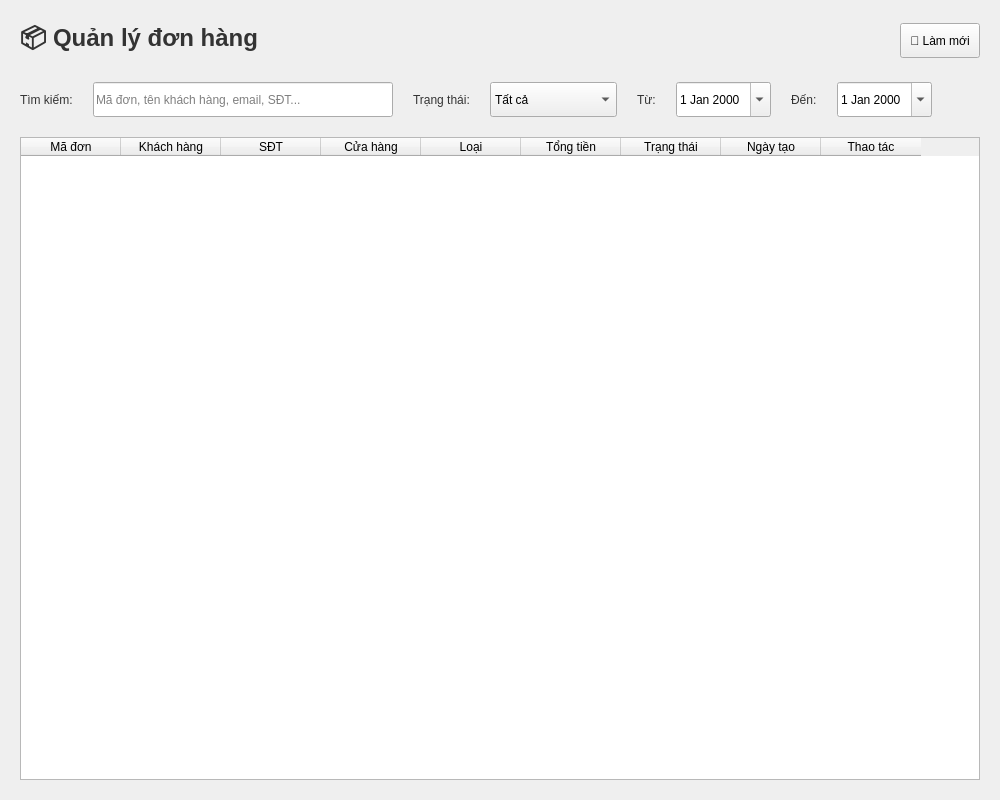
<?xml version="1.0" encoding="UTF-8"?>
<ui version="4.0">
 <class>AdminOrdersWidget</class>
 <widget class="QWidget" name="AdminOrdersWidget">
  <property name="geometry">
   <rect>
    <x>0</x>
    <y>0</y>
    <width>1000</width>
    <height>800</height>
   </rect>
  </property>
  <property name="windowTitle">
   <string>Quản lý đơn hàng</string>
  </property>
  <layout class="QVBoxLayout" name="mainLayout">
   <property name="spacing">
    <number>20</number>
   </property>
   <property name="leftMargin">
    <number>20</number>
   </property>
   <property name="topMargin">
    <number>20</number>
   </property>
   <property name="rightMargin">
    <number>20</number>
   </property>
   <property name="bottomMargin">
    <number>20</number>
   </property>
   <item>
    <layout class="QHBoxLayout" name="headerLayout">
     <item>
      <widget class="QLabel" name="headerLabel">
       <property name="text">
        <string>📦 Quản lý đơn hàng</string>
       </property>
       <property name="styleSheet">
        <string>font-size: 24px; font-weight: bold; color: #333;</string>
       </property>
      </widget>
     </item>
     <item>
      <spacer name="horizontalSpacer">
       <property name="orientation">
        <enum>Qt::Horizontal</enum>
       </property>
       <property name="sizeHint" stdset="0">
        <size>
         <width>40</width>
         <height>20</height>
        </size>
       </property>
      </spacer>
     </item>
     <item>
      <widget class="QPushButton" name="refreshButton">
       <property name="text">
        <string>🔄 Làm mới</string>
       </property>
       <property name="minimumSize">
        <size>
         <width>0</width>
         <height>35</height>
        </size>
       </property>
      </widget>
     </item>
    </layout>
   </item>
   <item>
    <layout class="QHBoxLayout" name="filterLayout">
     <item>
      <widget class="QLabel" name="searchLabel">
       <property name="text">
        <string>Tìm kiếm:</string>
       </property>
       <property name="styleSheet">
        <string>color: #333;</string>
       </property>
      </widget>
     </item>
     <item>
      <widget class="QLineEdit" name="searchLineEdit">
       <property name="placeholderText">
        <string>Mã đơn, tên khách hàng, email, SĐT...</string>
       </property>
       <property name="minimumSize">
        <size>
         <width>300</width>
         <height>35</height>
        </size>
       </property>
      </widget>
     </item>
     <item>
      <widget class="QLabel" name="statusLabel">
       <property name="text">
        <string>Trạng thái:</string>
       </property>
       <property name="styleSheet">
        <string>color: #333;</string>
       </property>
      </widget>
     </item>
     <item>
      <widget class="QComboBox" name="statusComboBox">
       <property name="minimumSize">
        <size>
         <width>0</width>
         <height>35</height>
        </size>
       </property>
       <item>
        <property name="text">
         <string>Tất cả</string>
        </property>
       </item>
       <item>
        <property name="text">
         <string>⏳ Chờ xác nhận</string>
        </property>
       </item>
       <item>
        <property name="text">
         <string>✅ Đã xác nhận</string>
        </property>
       </item>
       <item>
        <property name="text">
         <string>👨‍🍳 Đang pha chế</string>
        </property>
       </item>
       <item>
        <property name="text">
         <string>📦 Sẵn sàng</string>
        </property>
       </item>
       <item>
        <property name="text">
         <string>🚚 Đang giao</string>
        </property>
       </item>
       <item>
        <property name="text">
         <string>✅ Hoàn thành</string>
        </property>
       </item>
       <item>
        <property name="text">
         <string>❌ Đã hủy</string>
        </property>
       </item>
      </widget>
     </item>
     <item>
      <widget class="QLabel" name="dateFromLabel">
       <property name="text">
        <string>Từ:</string>
       </property>
       <property name="styleSheet">
        <string>color: #333;</string>
       </property>
      </widget>
     </item>
     <item>
      <widget class="QDateEdit" name="dateFromEdit">
       <property name="calendarPopup">
        <bool>true</bool>
       </property>
       <property name="minimumSize">
        <size>
         <width>0</width>
         <height>35</height>
        </size>
       </property>
      </widget>
     </item>
     <item>
      <widget class="QLabel" name="dateToLabel">
       <property name="text">
        <string>Đến:</string>
       </property>
       <property name="styleSheet">
        <string>color: #333;</string>
       </property>
      </widget>
     </item>
     <item>
      <widget class="QDateEdit" name="dateToEdit">
       <property name="calendarPopup">
        <bool>true</bool>
       </property>
       <property name="minimumSize">
        <size>
         <width>0</width>
         <height>35</height>
        </size>
       </property>
      </widget>
     </item>
     <item>
      <spacer name="horizontalSpacer_2">
       <property name="orientation">
        <enum>Qt::Horizontal</enum>
       </property>
       <property name="sizeHint" stdset="0">
        <size>
         <width>40</width>
         <height>20</height>
        </size>
       </property>
      </spacer>
     </item>
    </layout>
   </item>
   <item>
    <widget class="QTableWidget" name="ordersTable">
     <property name="alternatingRowColors">
      <bool>true</bool>
     </property>
     <property name="selectionBehavior">
      <enum>QAbstractItemView::SelectRows</enum>
     </property>
     <property name="columnCount">
      <number>9</number>
     </property>
     <column>
      <property name="text">
       <string>Mã đơn</string>
      </property>
     </column>
     <column>
      <property name="text">
       <string>Khách hàng</string>
      </property>
     </column>
     <column>
      <property name="text">
       <string>SĐT</string>
      </property>
     </column>
     <column>
      <property name="text">
       <string>Cửa hàng</string>
      </property>
     </column>
     <column>
      <property name="text">
       <string>Loại</string>
      </property>
     </column>
     <column>
      <property name="text">
       <string>Tổng tiền</string>
      </property>
     </column>
     <column>
      <property name="text">
       <string>Trạng thái</string>
      </property>
     </column>
     <column>
      <property name="text">
       <string>Ngày tạo</string>
      </property>
     </column>
     <column>
      <property name="text">
       <string>Thao tác</string>
      </property>
     </column>
    </widget>
   </item>
  </layout>
 </widget>
 <resources/>
 <connections/>
</ui>
